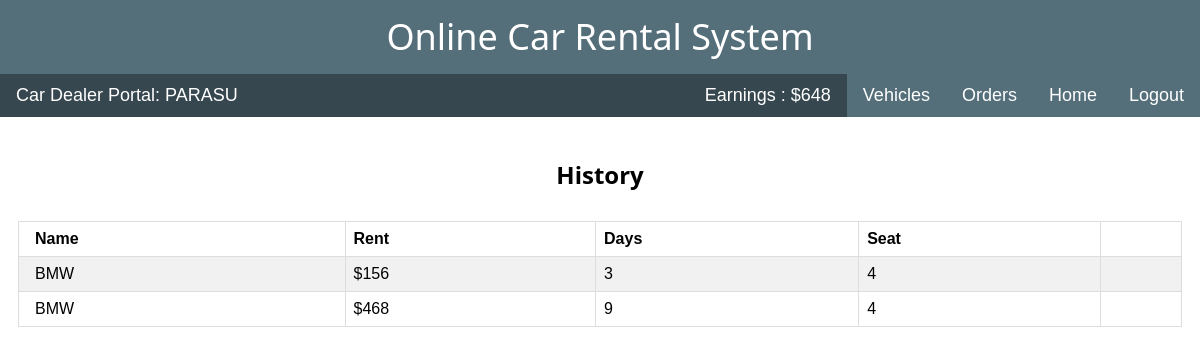
Page /car_dealer_portal/history/ (signed in) on the committed database.
### ultimateapp/models.py (models this page shows)
class Orders(models.Model):
    user = models.ForeignKey(User, on_delete=models.PROTECT)
    car_dealer = models.ForeignKey(CarDealer, on_delete=models.PROTECT)
    rent = models.CharField(max_length=8)
    vehicle = models.ForeignKey(Vehicles, on_delete=models.PROTECT)
    days = models.CharField(max_length = 3)
    is_complete = models.BooleanField(default = False)

class Vehicles(models.Model):
    car_name = models.CharField(max_length = 20)
    color = models.CharField(max_length = 10)
    dealer = models.ForeignKey(CarDealer, on_delete = models.PROTECT)
    area = models.ForeignKey(Area, on_delete=models.SET_NULL, null = True)
    capacity = models.CharField(max_length = 2)
    is_available = models.BooleanField(default = True)
    description = models.CharField(max_length = 100)

### ultimateapp/views.py (the view)
# urls.py: path('car_dealer_portal/history/', views.history, name='car_dealer_portal/history'),
@login_required
def history(request):
    user = User.objects.get(username = request.user)
    car_dealer = CarDealer.objects.get(car_dealer = user)
    orders = Orders.objects.filter(car_dealer = car_dealer)
    order_list = []
    for o in orders:
        order_list.append(o)
    return render(request, 'car_dealer/history.html', {'wallet':car_dealer.wallet, 'order_list':order_list})

### ultimateapp/templates/car_dealer/history.html (shortened to what this page needs)
{% extends 'car_dealer/base.html' %}
{% block content %}
<div class="w3-bar w3-black w3-large">
  <div class="w3-bar-item w3-left w3-black">Car Dealer Portal: {{user.username}}</div>
  <a class="w3-bar-item w3-btn w3-teal w3-right" href="/car_dealer_portal/logout/">Logout</a>
  <a class="w3-bar-item w3-btn w3-teal w3-right " href="/car_dealer_portal/auth/">Home</a>
  <a class="w3-bar-item w3-btn w3-teal w3-right" href="/car_dealer_portal/order_list/">Orders</a>
  <a class="w3-bar-item w3-btn w3-teal w3-right" href="/car_dealer_portal/manage_vehicles/">Vehicles</a>
  <div class="w3-bar-item w3-black w3-right" href="/car_dealer_portal/history/">Earnings : ${{wallet}}</div>
</div>
<h3 class="w3-center" style="padding-top:30"><b>History</b></h3>
<div style="padding:18">
<table class="w3-table w3-striped w3-center">
  <tr>
    <th>Name </th>
    <th>Rent </th>
    <th>Days </th>
    <th>Seat</th>
    <th>
    </th>
  </tr>
  {% for order in order_list %}
  <tr>
    <td>{{order.vehicle.car_name}}</td>
    <td>${{order.rent}}</td>
    <td>{{order.days}}</td>
    <td>{{order.vehicle.capacity}}</td>
    <td>
    </td>
  </tr>
  {% endfor %}
</table>
</div>
{% endblock %}

### ultimateapp/static/css/w3.css (style rules this page uses)
html { box-sizing: border-box; }
*, *:before, *:after { box-sizing: inherit; }
html { -ms-text-size-adjust: 100%; -webkit-text-size-adjust: 100%; }
body { margin: 0; }
a { background-color: transparent; -webkit-text-decoration-skip: objects; }
html, body { font-family: Verdana, sans-serif; font-size: 15px; line-height: 1.5; }
html { overflow-x: hidden; }
h3 { font-size: 24px; }
h1, h2, h3, h4, h5, h6 { font-family: "Segoe UI", Arial, sans-serif; font-weight: 400; margin: 10px 0; }
a { color: inherit; }
.w3-table, .w3-table-all { border: 1px solid #dddddd; border-collapse: collapse; border-spacing: 0; width: 100%; display: table; }
.w3-striped tbody tr:nth-child(even) { background-color: #f1f1f1; }
.w3-table td, .w3-table th, .w3-table-all td, .w3-table-all th { padding: 8px 8px; display: table-cell; text-align: left; vertical-align: top; border: 1px solid #dddddd; }
.w3-table th:first-child, .w3-table td:first-child, .w3-table-all th:first-child, .w3-table-all td:first-child { padding-left: 16px; }
.w3-btn, .w3-button { border: none; display: inline-block; padding: 8px 16px; vertical-align: middle; overflow: hidden; text-decoration: none; color: inherit; background-color: inherit; text-align: center; cursor: pointer; white-space: nowrap; }
.w3-btn, .w3-button { -webkit-touch-callout: none; -webkit-user-select: none; -khtml-user-select: none; -moz-user-select: none; -ms-user-select: none; user-select: none; }
.w3-bar { width: 100%; overflow: hidden; }
.w3-bar .w3-bar-item { padding: 8px 16px; float: left; width: auto; border: none; display: block; outline: 0; }
.w3-container:after, .w3-container:before, .w3-panel:after, .w3-panel:before, .w3-row:after, .w3-row:before, .w3-row-padding:after, .w3-row-padding:before, .w3-cell-row:before, .w3-cell-row:after, .w3-clear:after, .w3-clear:before, .w3-bar:before, .w3-bar:after { content: ""; display: table; clear: both; }
.w3-large { font-size: 18px !important; }
.w3-center { text-align: center !important; }
.w3-left { float: left !important; }
.w3-right { float: right !important; }
.w3-teal, .w3-hover-teal:hover { color: #fff !important; background-color: #546e7a !important; }
.w3-black, .w3-hover-black:hover { color: #fff !important; background-color: #37474f !important; }

### rows in the picture
Orders: vehicle.car_name "BMW", rent "156", days "3", vehicle.capacity "4"
Orders: vehicle.car_name "BMW", rent "468", days "9", vehicle.capacity "4"

### other values in the picture
{{ user.username }} "PARASU"
{{ wallet }} "648"
